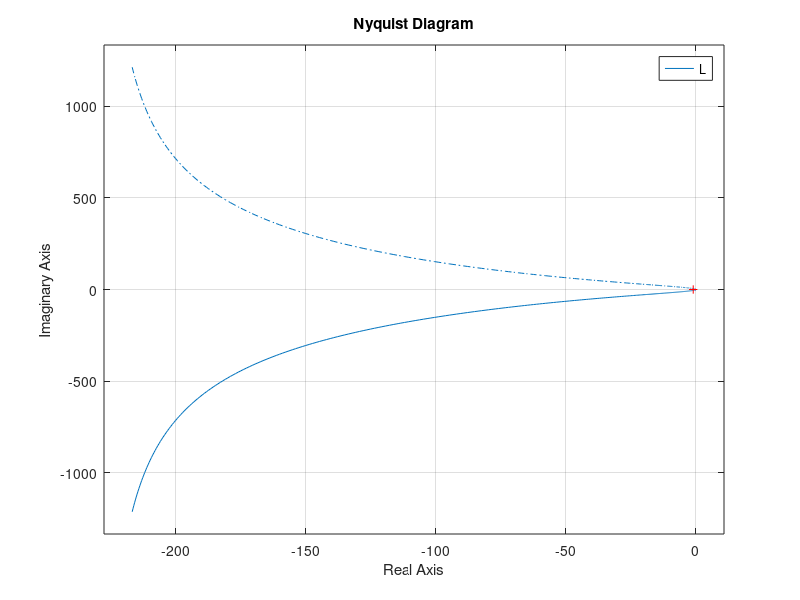

Write MATLAB code to recreate this figure. (Note: this script raises an error after producing the figure.)
 s=tf('s')

Gp=40/(s^2+3*s+4.5);

zpk(Gp)


Kp=40/4.5
v=1

Gf=1
Gs=1
Gr=1
Ga=-0.09
Tp0=1.03
Sp0=1.33
zeta=0.628
w_des=1.33


Kc=-5

z=w_des/1
Rz=1+s/z

zd=(w_des)/(0.87)
Rd=(1+s/zd)/(1+s/(zd*16)) 


pi=w_des/100
mi=10^(12.5/20)
Ri=(1+s/(mi*pi))/(1+s/pi)

zd=(w_des)/(0.74)
Rd=(1+s/zd)/(1+s/(zd*12)) 

zd2=(w_des)/(0.5)
Rd2=(1+s/zd)/(1+s/(zd*13)) 

L=Kc/s*Gp*Ga*Gs*Gf*Rz*Ri
Gc=Kc/s*Rz*Ri
Kd=1

zpk(L)

nyquist(L)

omega=logspace(-10,6,6000);

NicholsEren(L, omega, Sp0, Tp0);






